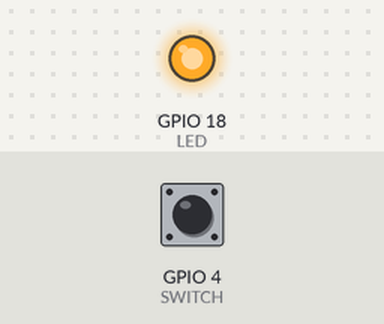
A program run on a simulated Raspberry Pi (BCM pin numbers). Parts: output pins drawn as LEDs (lit = HIGH). Inputs (shaded band) come from the test bench; at power-on: GPIO 4 (SWITCH) LOW. What the program prints to the terminal is not drawn.

Above: at 0.1 s.
Timing chart, 0 to 1.6 s (numbered marks = the images above):
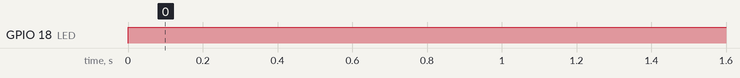

The program:

stopwatch.py
```python
#!/usr/bin/env python
#
# stopwatch.py
#

import RPi.GPIO as GPIO
import time

LED = 18
SWITCH = 4

GPIO.setmode(GPIO.BCM)		# Set to board numbering
GPIO.setup(LED, GPIO.OUT)	# Setup LED channel for output
GPIO.setup(SWITCH, GPIO.IN)	# Setup switch channel for input
GPIO.output(LED, GPIO.LOW)	# Initialize output state to low

try:
  # Preserve system resources with sleep() by preventing constant polling for input
  while True:
    while GPIO.input(SWITCH) == GPIO.HIGH:	# Sleep while button released
        time.sleep(.02)
    # When button is pressed, exit while loop
	start_time = time.time()				# Store current time
    print "Started Timer"
    GPIO.output(LED, GPIO.HIGH)				# Turn on LED
    while GPIO.input(SWITCH) == GPIO.LOW:	# Sleep while button pressed
        time.sleep(.02)
    while GPIO.input(SWITCH) == GPIO.HIGH:	# Sleep while button released
        time.sleep(.02)
    GPIO.output(LED, GPIO.LOW)				# Turn off LED
    end_time = time.time()
    print "Stopped Timer"
    print "Time: " + str(end_time - start_time)
except KeyboardInterrupt:
  GPIO.cleanup()
```

Measured:
- by itself, GPIO 18 (LED): LOW → HIGH at 0.00 s
